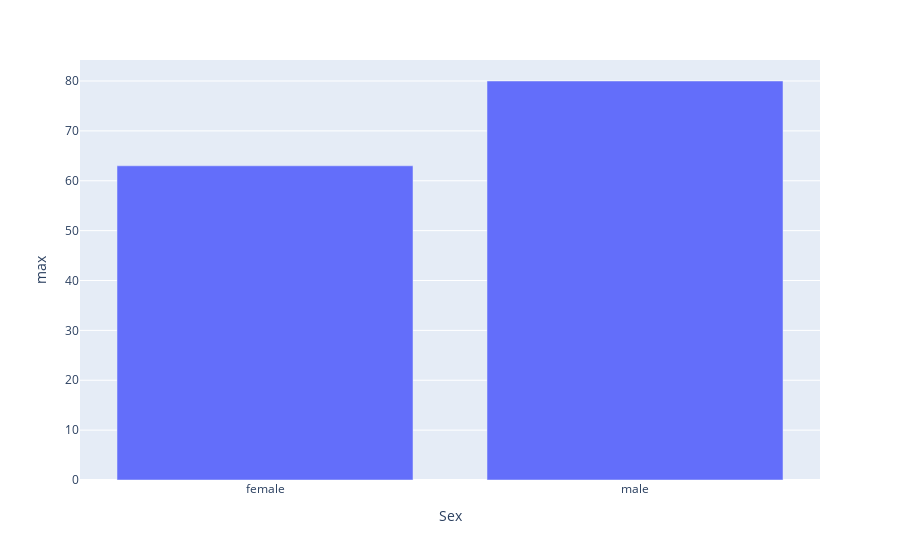

This figure's notebook cell:
### Code cell
px.bar(g , x= g.index, y= "max")

### Figure 1 — Plotly figure (JSON) as saved in the notebook; plotly's stock layout.template omitted (floating-point values rounded to 4 significant figures)
{"data": [{"alignmentgroup": "True", "hovertemplate": "Sex=%{x}<br>max=%{y}<extra></extra>", "legendgroup": "", "marker": {"color": "#636efa", "pattern": {"shape": ""}}, "name": "", "offsetgroup": "", "orientation": "v", "showlegend": false, "textposition": "auto", "type": "bar", "x": ["female", "male"], "xaxis": "x", "y": [63, 80], "yaxis": "y"}], "layout": {"autosize": true, "barmode": "relative", "legend": {"tracegroupgap": 0}, "margin": {"t": 60}, "xaxis": {"anchor": "y", "autorange": true, "domain": [0, 1], "range": [-0.5, 1.5], "title": {"text": "Sex"}, "type": "category"}, "yaxis": {"anchor": "x", "autorange": true, "domain": [0, 1], "range": [0, 84.21], "title": {"text": "max"}, "type": "linear"}}}
